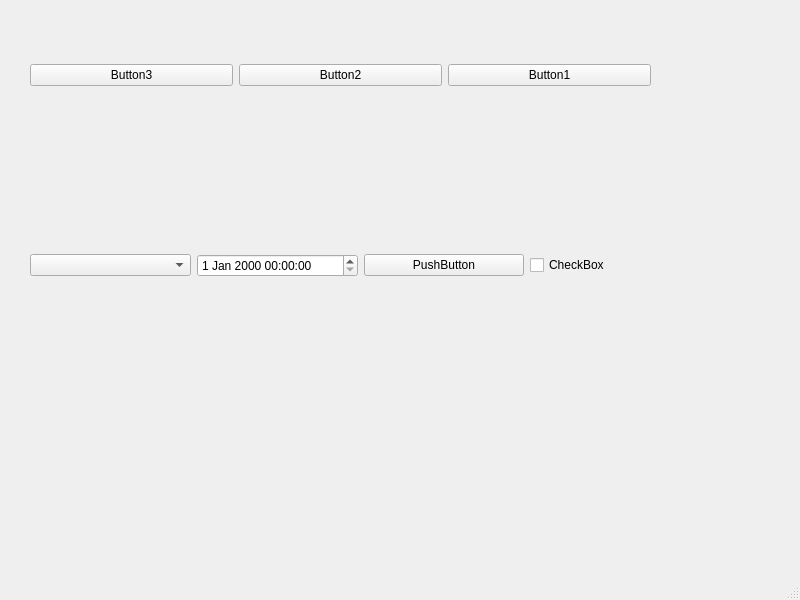
<?xml version="1.0" encoding="UTF-8"?>
<ui version="4.0">
 <class>MainWindow</class>
 <widget class="QMainWindow" name="MainWindow">
  <property name="geometry">
   <rect>
    <x>0</x>
    <y>0</y>
    <width>800</width>
    <height>600</height>
   </rect>
  </property>
  <property name="windowTitle">
   <string>水平布局</string>
  </property>
  <widget class="QWidget" name="centralwidget">
   <widget class="QWidget" name="horizontalLayoutWidget">
    <property name="geometry">
     <rect>
      <x>30</x>
      <y>10</y>
      <width>621</width>
      <height>131</height>
     </rect>
    </property>
    <layout class="QHBoxLayout" name="horizontalLayout">
     <item>
      <widget class="QPushButton" name="pushButton_3">
       <property name="text">
        <string>Button3</string>
       </property>
      </widget>
     </item>
     <item>
      <widget class="QPushButton" name="pushButton_2">
       <property name="text">
        <string>Button2</string>
       </property>
      </widget>
     </item>
     <item>
      <widget class="QPushButton" name="pushButton">
       <property name="text">
        <string>Button1</string>
       </property>
      </widget>
     </item>
    </layout>
   </widget>
   <widget class="QWidget" name="horizontalLayoutWidget_2">
    <property name="geometry">
     <rect>
      <x>30</x>
      <y>190</y>
      <width>661</width>
      <height>151</height>
     </rect>
    </property>
    <layout class="QHBoxLayout" name="horizontalLayout_2">
     <item>
      <widget class="QComboBox" name="comboBox"/>
     </item>
     <item>
      <widget class="QDateTimeEdit" name="dateTimeEdit"/>
     </item>
     <item>
      <widget class="QPushButton" name="pushButton_4">
       <property name="text">
        <string>PushButton</string>
       </property>
      </widget>
     </item>
     <item>
      <widget class="QCheckBox" name="checkBox">
       <property name="text">
        <string>CheckBox</string>
       </property>
      </widget>
     </item>
    </layout>
   </widget>
  </widget>
  <widget class="QMenuBar" name="menubar">
   <property name="geometry">
    <rect>
     <x>0</x>
     <y>0</y>
     <width>800</width>
     <height>23</height>
    </rect>
   </property>
  </widget>
  <widget class="QStatusBar" name="statusbar"/>
 </widget>
 <resources/>
 <connections/>
</ui>
